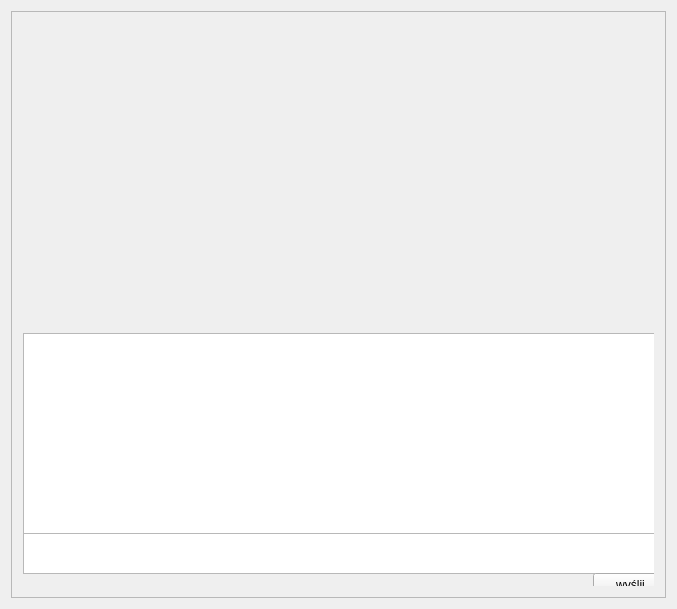
<?xml version="1.0" encoding="UTF-8"?>
<ui version="4.0">
 <class>MainWindow</class>
 <widget class="QMainWindow" name="MainWindow">
  <property name="geometry">
   <rect>
    <x>0</x>
    <y>0</y>
    <width>677</width>
    <height>609</height>
   </rect>
  </property>
  <property name="sizePolicy">
   <sizepolicy hsizetype="MinimumExpanding" vsizetype="MinimumExpanding">
    <horstretch>0</horstretch>
    <verstretch>0</verstretch>
   </sizepolicy>
  </property>
  <property name="windowTitle">
   <string>MainWindow</string>
  </property>
  <widget class="QWidget" name="centralWidget">
   <layout class="QHBoxLayout" name="horizontalLayout">
    <item>
     <widget class="QFrame" name="frame">
      <property name="frameShape">
       <enum>QFrame::StyledPanel</enum>
      </property>
      <property name="frameShadow">
       <enum>QFrame::Raised</enum>
      </property>
      <layout class="QHBoxLayout" name="horizontalLayout_2">
       <item>
        <widget class="Scene" name="widget" native="true">
         <widget class="QTextBrowser" name="textBrowser">
          <property name="geometry">
           <rect>
            <x>0</x>
            <y>310</y>
            <width>641</width>
            <height>201</height>
           </rect>
          </property>
         </widget>
         <widget class="QTextEdit" name="textEdit">
          <property name="geometry">
           <rect>
            <x>0</x>
            <y>510</y>
            <width>641</width>
            <height>41</height>
           </rect>
          </property>
         </widget>
         <widget class="QPushButton" name="pushButton">
          <property name="geometry">
           <rect>
            <x>570</x>
            <y>550</y>
            <width>75</width>
            <height>23</height>
           </rect>
          </property>
          <property name="text">
           <string>wyślij</string>
          </property>
         </widget>
        </widget>
       </item>
      </layout>
     </widget>
    </item>
   </layout>
  </widget>
  <action name="actionChangeSpeed">
   <property name="text">
    <string>ChangeSpeed</string>
   </property>
  </action>
 </widget>
 <layoutdefault spacing="6" margin="11"/>
 <customwidgets>
  <customwidget>
   <class>Scene</class>
   <extends>QWidget</extends>
   <header>scene.h</header>
   <container>1</container>
   <slots>
    <slot>openChangeSpeedDialog()</slot>
   </slots>
  </customwidget>
 </customwidgets>
 <resources/>
 <connections/>
</ui>
